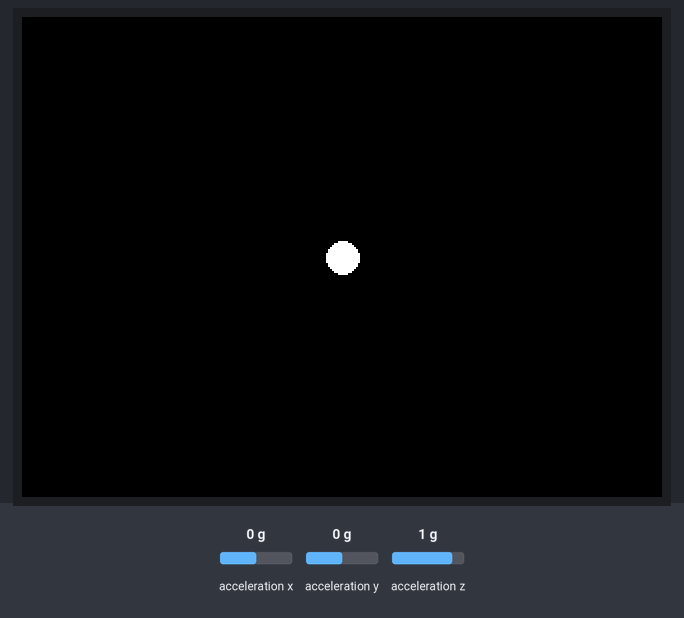
The sketch below on a simulated ESP32. Parts: 320×240 colour display. The test bench sets the inputs (shaded band); at power-on: acceleration y 0 g, acceleration x 0 g, acceleration z 1 g. What the sketch prints to the serial monitor is not drawn.

Above: at 1.4 s.
1.5 s: acceleration y set to -0.8 g
At 2.6 s:
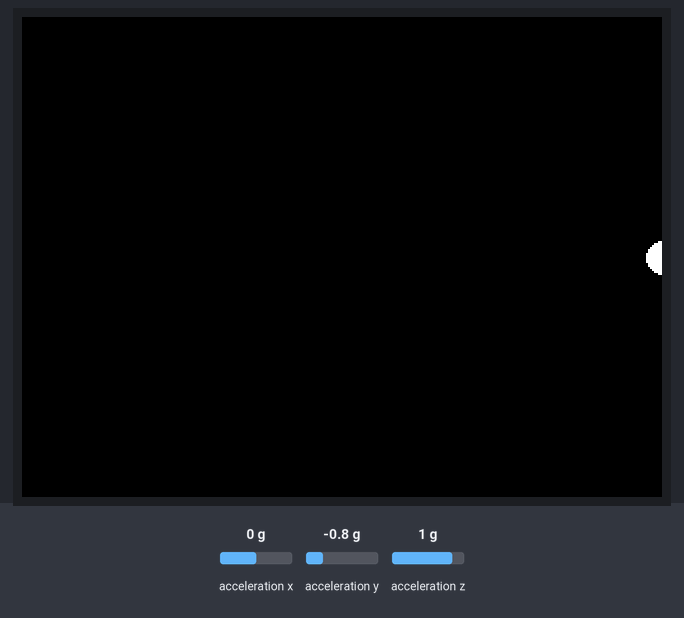
3.4 s: acceleration y set to 0.8 g
At 4.8 s:
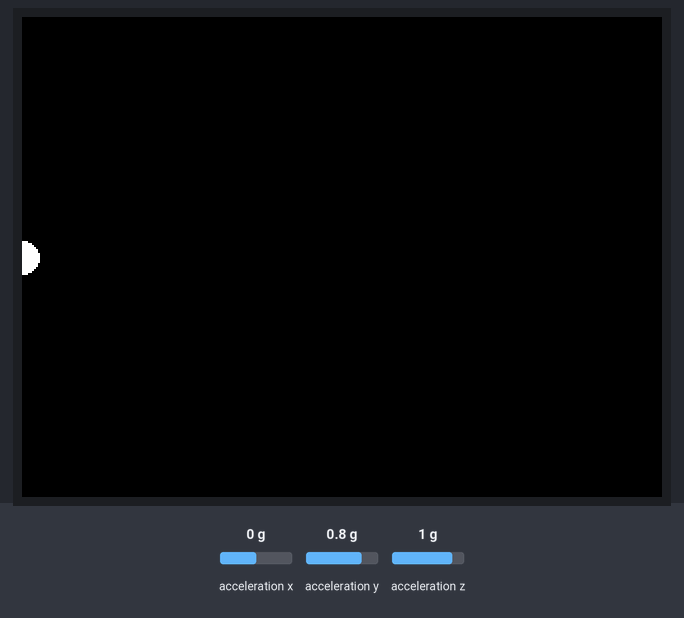
5.1 s: acceleration x set to -1.4 g
At 6.5 s:
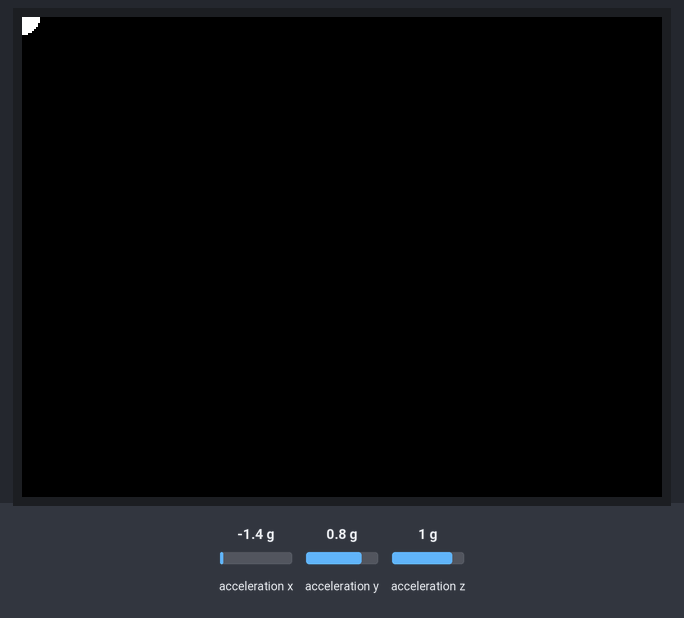
8.1 s: acceleration x set to 0.8 g
At 9.6 s:
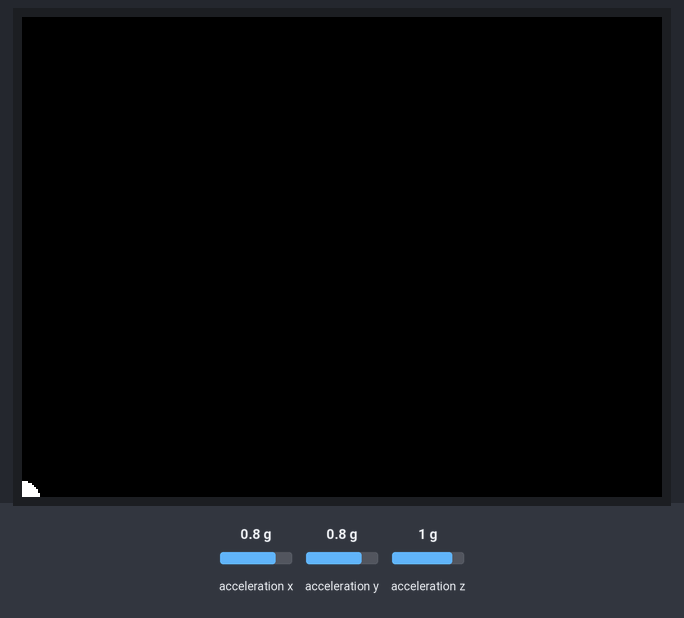
9.9 s: acceleration y set to -1.4 g
At 11.1 s:
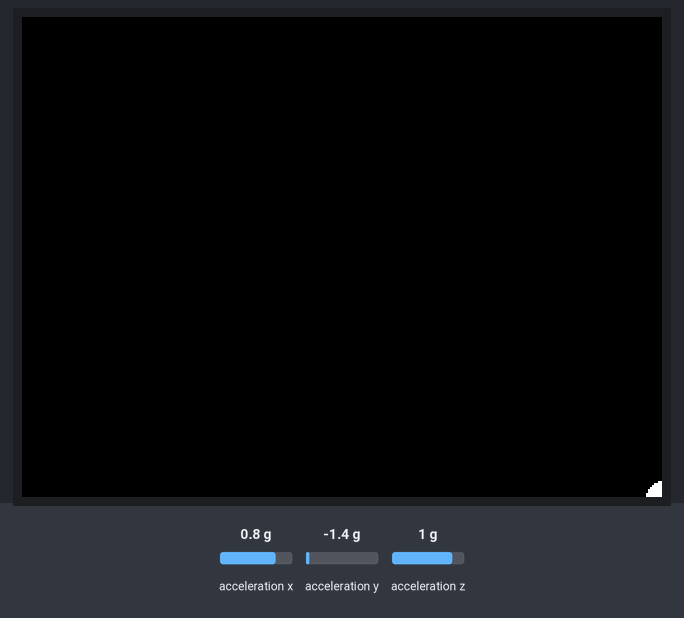
11.7 s: acceleration x set to -0.8 g
At 13.1 s:
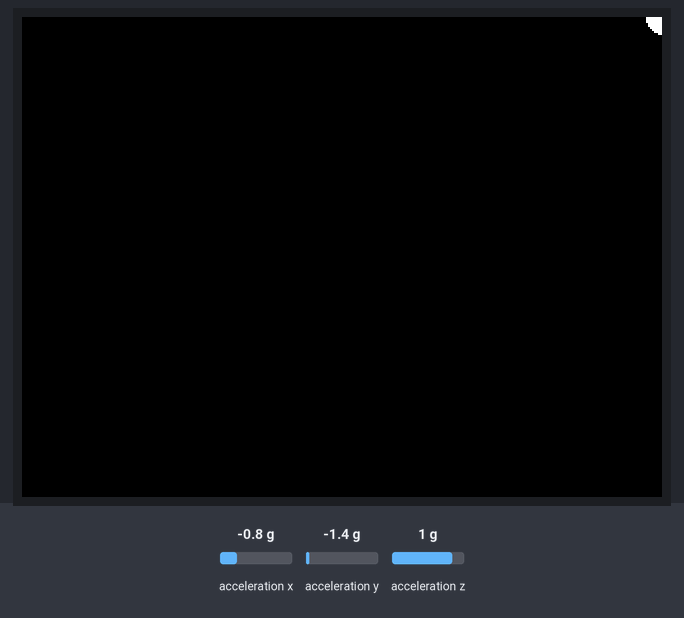
Timing chart, 0 to 14.5 s (numbered marks = the images above; inputs shaded):
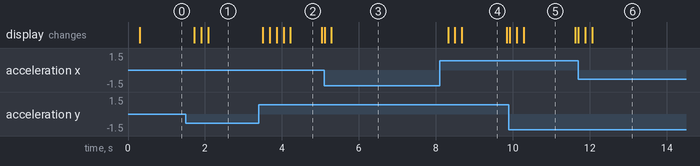

Measured:
- after the input at 1.5 s, the display: first changes after 0.23 s (image 1 shows a later state)
- after the input at 3.4 s, the display: first changes after 0.11 s (image 2 shows a later state)
- after the input at 5.1 s, the display: first differs from a run without the input after 0.19 s (image 3)
- after the input at 8.1 s, the display: first changes after 0.22 s (image 4 shows a later state)
- after the input at 9.9 s, the display: first differs from a run without the input after 0.20 s (image 5 shows a later state)
- after the input at 11.7 s, the display: first differs from a run without the input after 0.18 s (image 6 shows a later state)
- what the display in image 2 shows lasts 0.8 s, from 4.2 s to 5.0 s

The sketch:

LIS3DHTR_BALL.ino
```cpp
#include <TFT_eSPI.h>
#include <LIS3DHTR.h>
TFT_eSPI tft;
LIS3DHTR<TwoWire> lis;

int circle_x = 160;
int circle_y = 120;

void setup() {
  Serial.begin(115200);
  tft.begin();
  tft.setRotation(3);
  tft.fillScreen(TFT_BLACK);
  tft.setTextColor(TFT_WHITE, TFT_WHITE);
  tft.setTextSize(2);
  lis.begin(Wire1);
  if (!lis) {
    tft.drawString("ERROR", 80, 120);
    while (1)
      ;
  }
  lis.setOutputDataRate(LIS3DHTR_DATARATE_25HZ);
  lis.setFullScaleRange(LIS3DHTR_RANGE_2G);
}

void loop() {
  float ax = lis.getAccelerationX();
  float ay = lis.getAccelerationY();
  float az = lis.getAccelerationZ();
  int x = ax * 100;
  int y = ay * 100;
  if (-10 < x && x < 10 && -10 < y && y < 10) {  //  Center
    if (circle_x >= 160) circle_x -= 10;
    if (circle_x <= 160) circle_x += 10;
    if (circle_y >= 120) circle_y -= 10;
    if (circle_y <= 120) circle_y += 10;
    Serial.println("Center");
  }
  if (x < -10 && -10 < y && y < 10) {  //  Top
    int val = map(x, -10, -100, 1, 100);
    tft.drawString("val : " + String(val) + String(" %"), 100, 100);
    circle_y -= val;
    Serial.println("Top");
  }
  if (x < -10 && y < -10) {  //  Top Right
    int val = map(y, -10, -80, 1, 100);
    tft.drawString("val : " + String(val) + String(" %"), 100, 100);
    circle_x += val;
    circle_y -= val;
    Serial.println("Top Right");
  }
  if (-10 < x && x < 10 && y < -10) {  //  Right
    int val = map(y, -10, -100, 1, 100);
    tft.drawString("val : " + String(val) + String(" %"), 100, 100);
    circle_x += val;
    Serial.println("Right");
  }
  if (x > 10 && y < -10) {  //  Bottom Right
    int val = map(y, -10, -80, 1, 100);
    tft.drawString("val : " + String(val) + String(" %"), 100, 100);
    circle_x += val;
    circle_y += val;
    Serial.println("Bottom Right");
  }
  if (x > 10 && -10 < y && y < 10) {  //  Bottom
    int val = map(x, 10, 100, 1, 100);
    tft.drawString("val : " + String(val) + String(" %"), 100, 100);
    circle_y += val;
    Serial.println("Bottom");
  }
  if (x > 10 && y > 10) {  //  Bottom Left
    int val = map(y, 10, 80, 1, 100);
    tft.drawString("val : " + String(val) + String(" %"), 100, 100);
    circle_x -= val;
    circle_y += val;
    Serial.println("Bottom Left");
  }
  if (-10 < x && x < 10 && y > 10) {  //  Left
    int val = map(y, 10, 100, 1, 100);
    tft.drawString("val : " + String(val) + String(" %"), 100, 100);
    circle_x -= val;
    Serial.println("Left");
  }
  if (x < -10 && y > 10) {
    int val = map(x, -10, -80, 1, 100);
    tft.drawString("val : " + String(val) + String(" %"), 100, 100);
    circle_x -= val;
    circle_y -= val;
    Serial.println("Top Left");
  }
  Serial.println("x = " + String(x));
  Serial.println("y = " + String(y));
  if (circle_x > 320) circle_x = 320;
  if (circle_x < 0) circle_x = 0;
  if (circle_y > 240) circle_y = 240;
  if (circle_y < 0) circle_y = 0;
  tft.fillScreen(TFT_BLACK);
  tft.fillCircle(circle_x, circle_y, 8, TFT_WHITE);
  delay(100);
}
```
